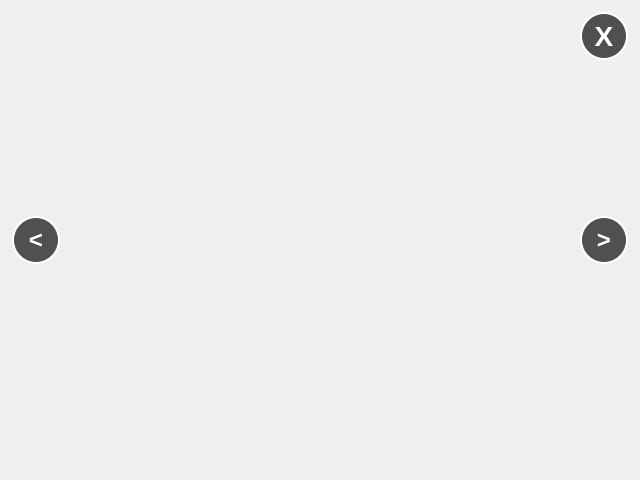
<?xml version="1.0" encoding="UTF-8"?>
<ui version="4.0">
 <class>ImageViewer</class>
 <widget class="QDialog" name="ImageViewer">
  <property name="geometry">
   <rect>
    <x>0</x>
    <y>0</y>
    <width>640</width>
    <height>480</height>
   </rect>
  </property>
  <property name="sizePolicy">
   <sizepolicy hsizetype="Ignored" vsizetype="Ignored">
    <horstretch>0</horstretch>
    <verstretch>0</verstretch>
   </sizepolicy>
  </property>
  <property name="windowTitle">
   <string>Image Viewer</string>
  </property>
  <layout class="QGridLayout" name="gridLayout">
   <property name="sizeConstraint">
    <enum>QLayout::SizeConstraint::SetNoConstraint</enum>
   </property>
   <property name="leftMargin">
    <number>12</number>
   </property>
   <property name="topMargin">
    <number>12</number>
   </property>
   <property name="rightMargin">
    <number>12</number>
   </property>
   <property name="bottomMargin">
    <number>12</number>
   </property>
   <property name="spacing">
    <number>8</number>
   </property>
   <item row="0" column="1" rowspan="3">
    <widget class="QLabel" name="imageLabel">
     <property name="minimumSize">
      <size>
       <width>0</width>
       <height>0</height>
      </size>
     </property>
     <property name="sizePolicy">
      <sizepolicy hsizetype="Ignored" vsizetype="Ignored">
       <horstretch>0</horstretch>
       <verstretch>0</verstretch>
      </sizepolicy>
     </property>
     <property name="text">
      <string/>
     </property>
     <property name="scaledContents">
      <bool>false</bool>
     </property>
     <property name="alignment">
      <set>Qt::AlignmentFlag::AlignCenter</set>
     </property>
    </widget>
   </item>
   <item row="1" column="0" alignment="Qt::AlignmentFlag::AlignLeft|Qt::AlignmentFlag::AlignVCenter">
    <widget class="QPushButton" name="buttonPrevious">
     <property name="minimumSize">
      <size>
       <width>48</width>
       <height>48</height>
      </size>
     </property>
     <property name="maximumSize">
      <size>
       <width>48</width>
       <height>48</height>
      </size>
     </property>
     <property name="cursor">
      <cursorShape>PointingHandCursor</cursorShape>
     </property>
     <property name="styleSheet">
      <string notr="true">QPushButton {
	background-color: rgba(0, 0, 0, 170);
	color: white;
	border: 2px solid white;
	border-radius: 24px;
	font-size: 24px;
	font-weight: bold;
}
QPushButton:hover {
	background-color: rgba(0, 0, 0, 215);
}
QPushButton:pressed {
	background-color: rgba(0, 0, 0, 255);
}</string>
     </property>
     <property name="text">
      <string notr="true">&lt;</string>
     </property>
    </widget>
   </item>
   <item row="1" column="2" alignment="Qt::AlignmentFlag::AlignRight|Qt::AlignmentFlag::AlignVCenter">
    <widget class="QPushButton" name="buttonNext">
     <property name="minimumSize">
      <size>
       <width>48</width>
       <height>48</height>
      </size>
     </property>
     <property name="maximumSize">
      <size>
       <width>48</width>
       <height>48</height>
      </size>
     </property>
     <property name="cursor">
      <cursorShape>PointingHandCursor</cursorShape>
     </property>
     <property name="styleSheet">
      <string notr="true">QPushButton {
	background-color: rgba(0, 0, 0, 170);
	color: white;
	border: 2px solid white;
	border-radius: 24px;
	font-size: 24px;
	font-weight: bold;
}
QPushButton:hover {
	background-color: rgba(0, 0, 0, 215);
}
QPushButton:pressed {
	background-color: rgba(0, 0, 0, 255);
}</string>
     </property>
     <property name="text">
      <string notr="true">&gt;</string>
     </property>
    </widget>
   </item>
   <item row="0" column="2" alignment="Qt::AlignmentFlag::AlignRight|Qt::AlignmentFlag::AlignTop">
    <widget class="QPushButton" name="buttonClose">
     <property name="minimumSize">
      <size>
       <width>48</width>
       <height>48</height>
      </size>
     </property>
     <property name="maximumSize">
      <size>
       <width>48</width>
       <height>48</height>
      </size>
     </property>
     <property name="cursor">
      <cursorShape>PointingHandCursor</cursorShape>
     </property>
     <property name="styleSheet">
      <string notr="true">QPushButton {
	background-color: rgba(0, 0, 0, 170);
	color: white;
	border: 2px solid white;
	border-radius: 24px;
	font-size: 28px;
	font-weight: bold;
}
QPushButton:hover {
	background-color: rgba(0, 0, 0, 215);
}
QPushButton:pressed {
	background-color: rgba(0, 0, 0, 255);
}</string>
     </property>
     <property name="text">
      <string notr="true">X</string>
     </property>
    </widget>
   </item>
  </layout>
 </widget>
 <resources/>
 <connections/>
</ui>
